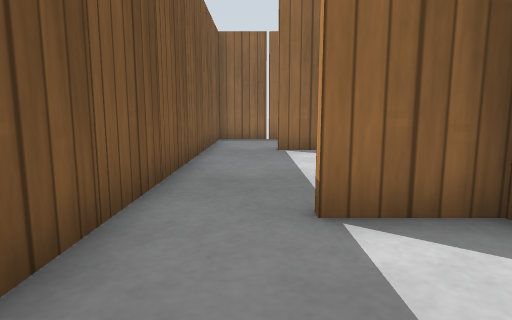
View 1 (above)

23 first-person views from a walk through a Gazebo world. The camera is 0.5 m above the floor, tilts 8° down and sees 75° across. The floor is counted in squares, 0.5 m on a side. Each view is taken from the middle of a square. On the plan, view 1 faces up. The plan holds only what a view shows up to about 12 squares ahead; the rest is blank. Gazebo's built-in surfaces are drawn with simple patterns.

View 2
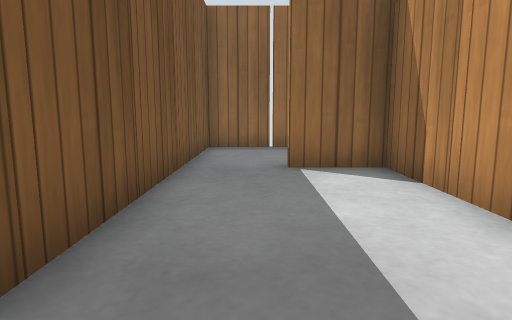

View 3
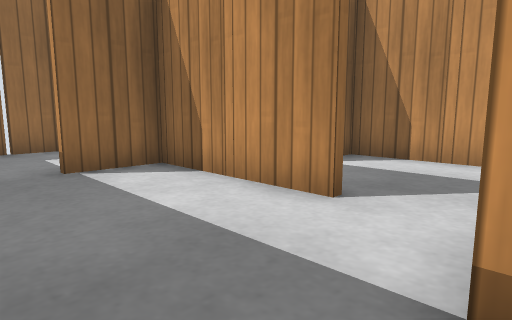

View 4
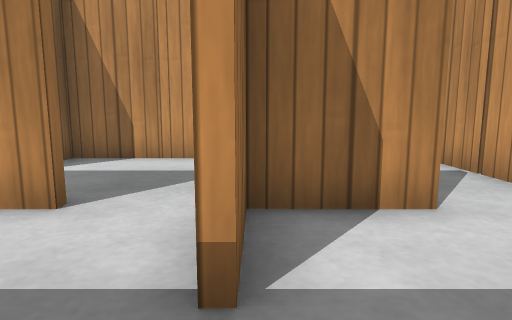

View 5
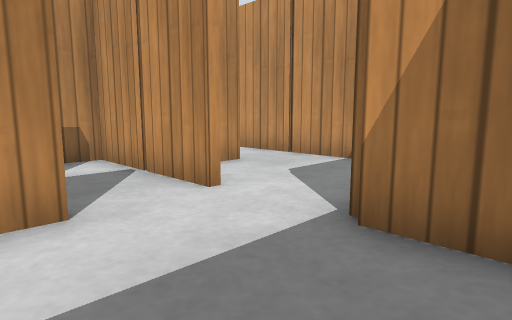

View 6
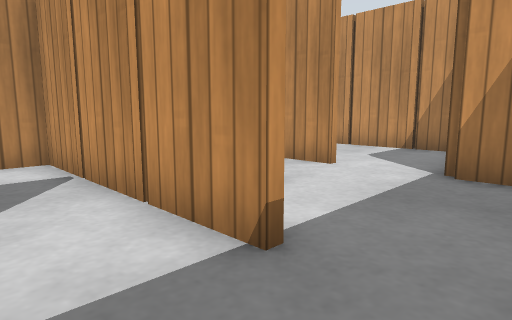

View 7
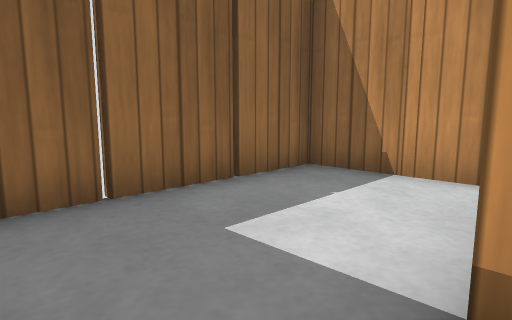

View 8
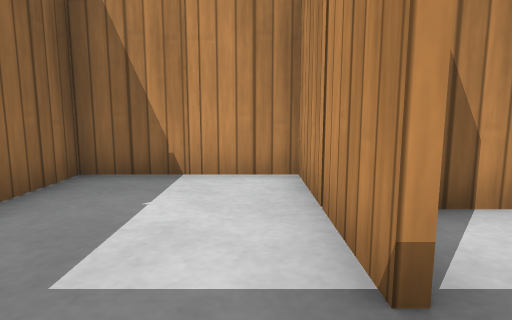

View 9
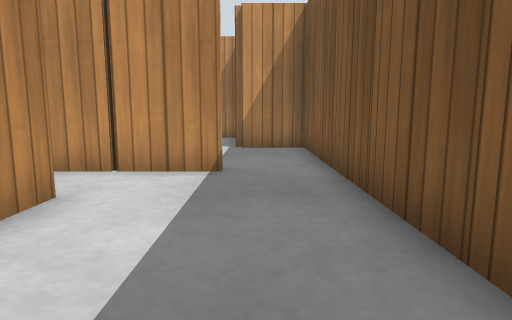

View 10
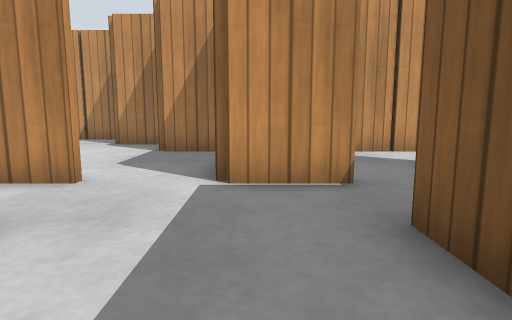

View 11
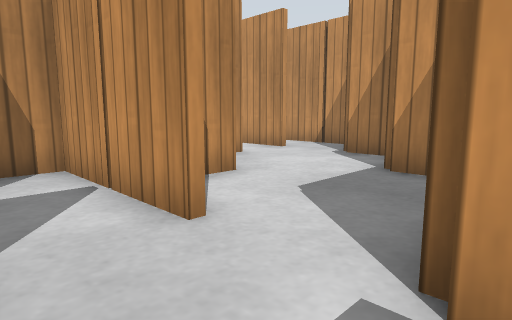

View 12
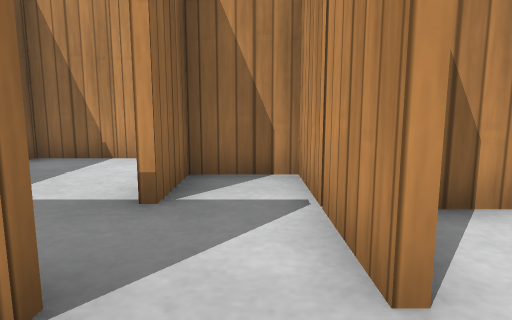

View 13
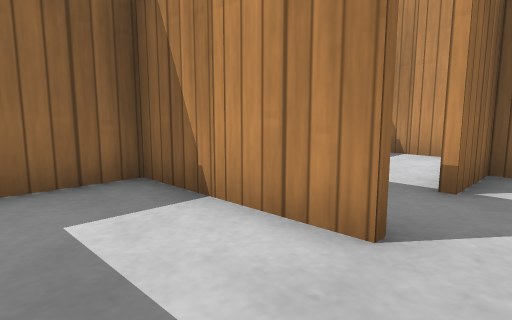

View 14
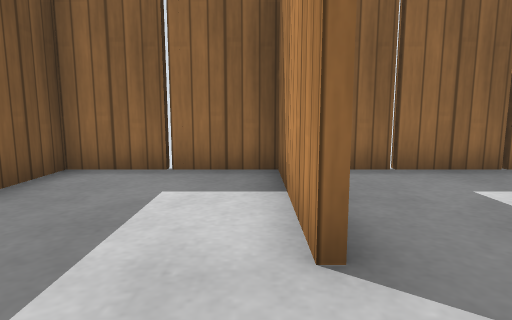

View 15
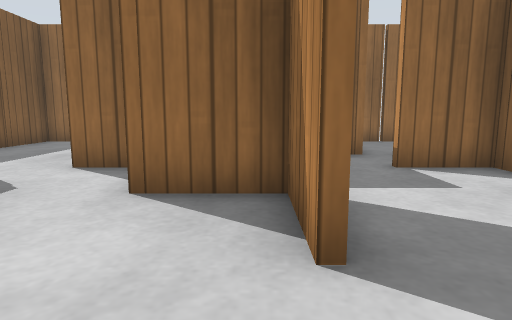

View 16
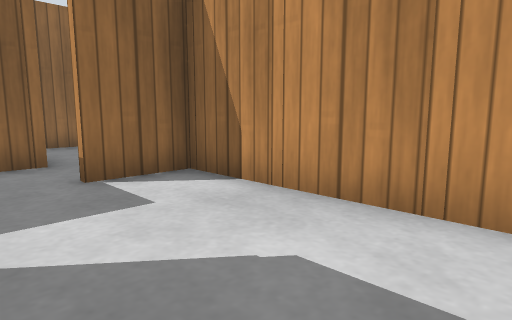

View 17
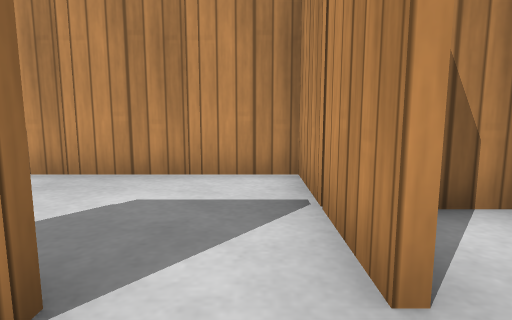

View 18
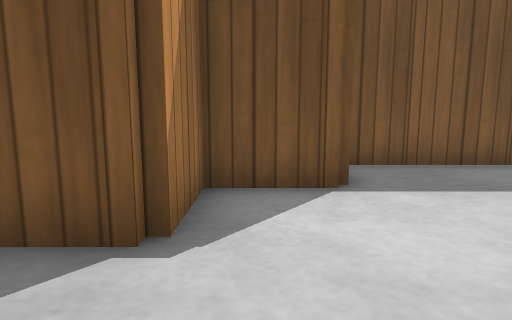

View 19
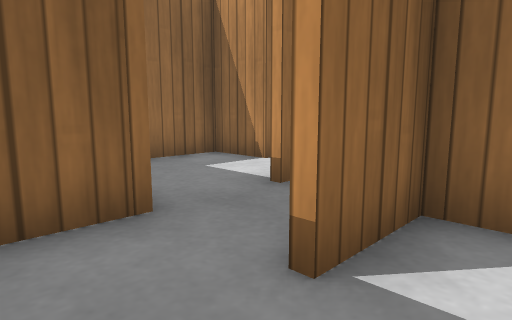

View 20
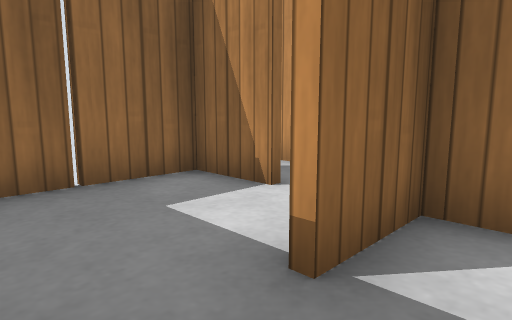

View 21
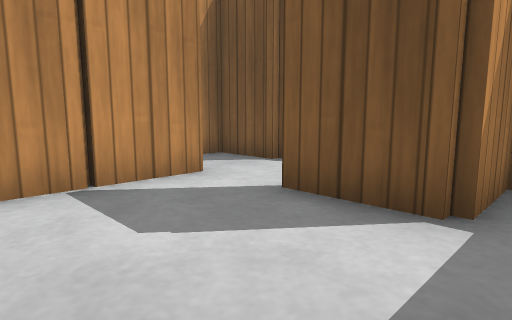

View 22
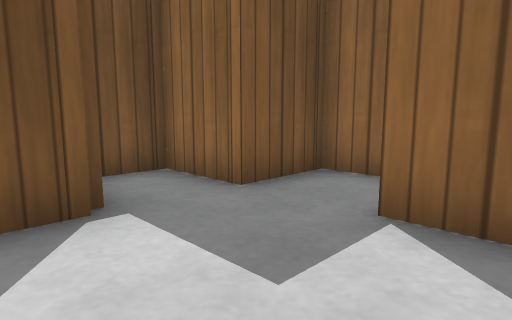

View 23
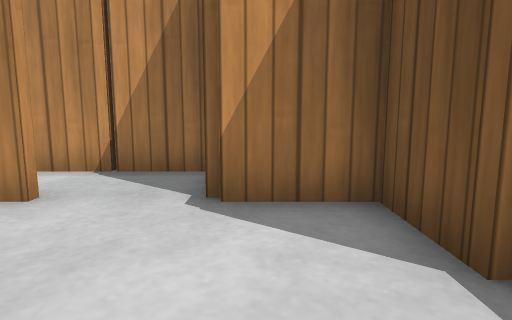

### Floor plan
Points are (right, up) in squares from view 1. A wall is a line through its corners. A room is listed if a view was taken in it or the views show most of it. See-through windows are left out.
Room 1 (views 1, 2, 3, 4, 5, 6, 7, 8, 9)
walls: (2.4, 5) (2.4, 6.5); (0.5, 3.3) (1.5, 3.3); (2.4, 7.4) (2.4, 8.5); (4.5, 7.3) (5.5, 7.3); (2.4, 1) (2.4, 2.6); (1.5, 9.1) (0.5, 9.1); (6.4, 5.4) (6.4, 7.1); (3.4, 9.3) (4.4, 9.3) (4.4, 10.5); (6.4, 3.5) (6.4, 4.5); (2.5, -0.7) (3.5, -0.7); (5.4, -0.7) (6.4, -0.7) (6.4, 0.1); (4.4, 11.4) (4.4, 13); (4.5, 12.9) (-1.4, 12.9) (-1.4, -0.7) (0.5, -0.7)
low walls: (1.5, 3.1) (0.5, 3.1); (0.5, 9.3) (1.5, 9.3)
ways out: opening at (4.7, 8.9) to room 2; opening at (3, -2)
objects: wooden post (-2, 1); wooden post (-2, 3); wooden post (-2, 5); wooden post (-2, 7); wooden post (-2, 9); wooden post (-2, 11); wooden post (1, -1); wooden post (1, 13); wooden post (2, 3); wooden post (2, 9); wooden post (3, 3); wooden post (3, 7); wooden post (3, 9); wooden post (3, 13); wooden post (5, -1); wooden post (5, 3)
Room 2 (views 10, 11, 12, 13, 14, 23)
walls: (11.5, 9.1) (10.5, 9.1); (11.4, 7.3) (12.4, 7.3) (12.4, 8.5); (14.4, 11.4) (14.4, 13); (12.5, 12.9) (9.6, 12.9); (8.4, 9) (8.4, 10.5); (9.6, 7.1) (8.5, 7.1); (8.4, 11.4) (8.4, 12.9) (4.5, 12.9); (8.5, 7.3) (9.5, 7.3); (10.6, 5.3) (11.6, 5.3); (10.4, 5.1) (10.4, 6.1); (17.5, 9.1) (16.5, 9.1); (6.6, 7) (6.6, 3.8); (18.4, 11) (18.4, 12.9) (15.4, 12.9); (5.5, 7.3) (6.5, 7.3); (4.6, 13) (4.6, 9); (7.4, 3.3) (8.5, 3.3)
ways out: opening at (4.7, 8.9) to room 1; opening at (16.5, 7.5) to room 3; opening at (9.5, 4) to room 4
objects: wooden post (5, 11); wooden post (7, 5); wooden post (7, 7); wooden post (7, 13); wooden post (9, 11); wooden post (10, 7); wooden post (11, 7); wooden post (11, 13); wooden post (12, 9); wooden post (13, 9); wooden post (13, 13); wooden post (15, 11); wooden post (17, 13); wooden post (18, 9)
Room 3 (views 15, 16, 17, 18, 19, 20, 21, 22)
walls: (12.6, 5) (12.6, 3); (16.4, 3.4) (16.4, 4.5); (11.6, 5.3) (12.5, 5.3); (16.4, 5.4) (16.4, 6.5); (15.4, 1.3) (16.4, 1.3) (16.4, 2.5); (12.5, 1.3) (13.6, 1.3); (15.6, 7.1) (14.5, 7.1); (10.6, 6.5) (10.6, 5.3); (10.6, 1) (10.6, -0.7) (11.5, -0.7); (12.6, 8.5) (12.6, 7.1) (11.5, 7.1); (13.4, -0.7) (13.9, -0.7); (14.4, -0.8) (14.4, 0.1); (14.6, 9.1) (13.4, 9.1)
ways out: opening at (16.5, 7.5) to room 2; opening at (11, 2.5) to room 4
objects: wooden post (11, 1); wooden post (12, -1); wooden post (13, -1); wooden post (13, 5); wooden post (14, 1); wooden post (15, 1); wooden post (16, 7)
Room 4 (no view inside)
walls: (8.6, 3) (8.6, 1.3) (10.5, 1.3)
ways out: opening at (9.5, 4) to room 2; opening at (11, 2.5) to room 3
objects: wooden post (9, 3)
Room 5 (no view inside)
walls: (12.4, 3) (12.4, 5.1) (10.4, 5.1)

Where each view was taken, in squares from view 1:
view 1: 0 up, 0 right, facing up
view 2: 3 up, 0 right, facing up
view 3: 3 up, 1 left, facing up-right
view 4: 3 up, 1 left, facing right
view 5: 2 up, 1 left, facing down-right
view 6: 5 up, 1 left, facing down-right
view 7: 9 up, 1 left, facing up-right
view 8: 10 up, 1 left, facing right
view 9: 9 up, 0 right, facing down
view 10: 12 up, 6 right, facing down
view 11: 9 up, 6 right, facing down-right
view 12: 8 up, 7 right, facing right
view 13: 8 up, 6 right, facing up-right
view 14: 7 up, 8 right, facing up
view 15: 1 up, 12 right, facing up
view 16: 2 up, 13 right, facing up-right
view 17: 2 up, 11 right, facing right
view 18: 2 up, 13 right, facing left
view 19: 6 up, 13 right, facing up-right
view 20: 8 up, 15 right, facing up-right
view 21: 6 up, 16 right, facing down-left
view 22: 4 up, 16 right, facing up-left
view 23: 5 up, 10 right, facing down
